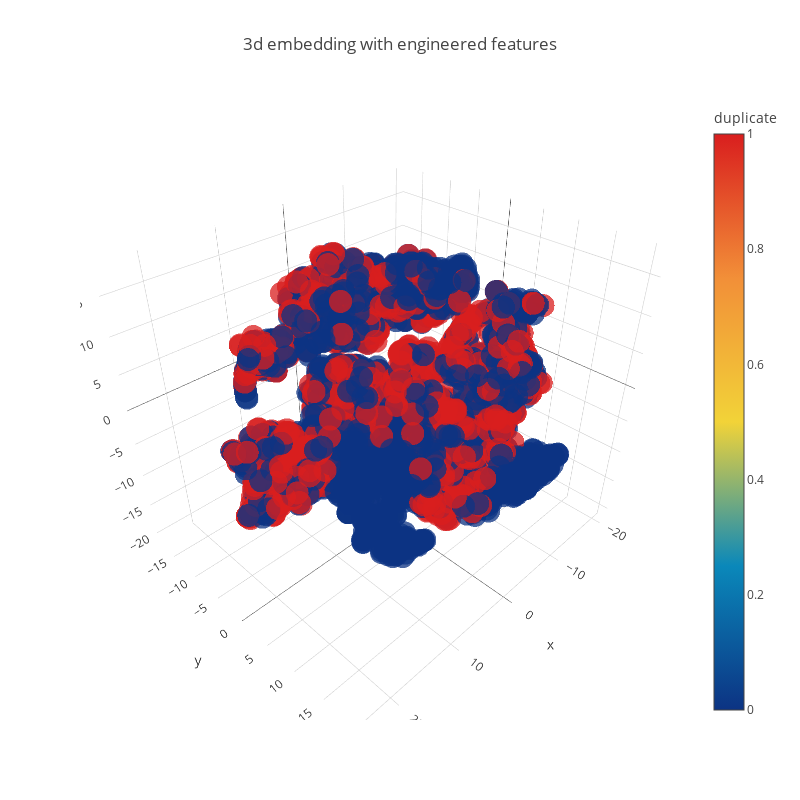

Here is the notebook cell this chart was saved with:
### Code cell
trace1 = go.Scatter3d(
    x=tsne3d[:,0],
    y=tsne3d[:,1],
    z=tsne3d[:,2],
    mode='markers',
    marker=dict(
        sizemode='diameter',
        color = y,
        colorscale = 'Portland',
        colorbar = dict(title = 'duplicate'),
        line=dict(color='rgb(255, 255, 255)'),
        opacity=0.75
    )
)

data=[trace1]
layout=dict(height=800, width=800, title='3d embedding with engineered features')
fig=dict(data=data, layout=layout)
py.iplot(fig, filename='3DBubble')

### Figure 1 — Plotly figure (JSON) as saved in the notebook; plotly's stock layout.template omitted (floating-point values rounded to 4 significant figures; data arrays with more than 128 entries replaced by an {"elided": "..."} marker saying what was removed)
{"data": [{"marker": {"color": {"elided": "5000 int values"}, "colorbar": {"title": {"text": "duplicate"}}, "colorscale": "Portland", "line": {"color": "rgb(255, 255, 255)"}, "opacity": 0.75, "sizemode": "diameter"}, "mode": "markers", "type": "scatter3d", "uid": "02d04aa9-0309-4b99-9128-a52eb8c2f502", "x": {"elided": "5000 float values"}, "y": {"elided": "5000 float values"}, "z": {"elided": "5000 float values"}}], "layout": {"height": 800, "title": {"text": "3d embedding with engineered features"}, "width": 800}}
